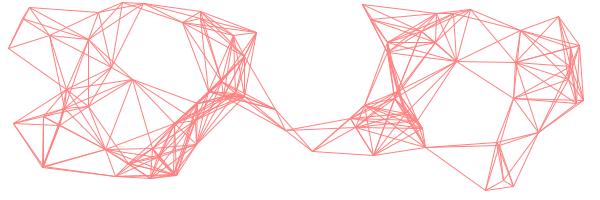
Frame 1 (no input)
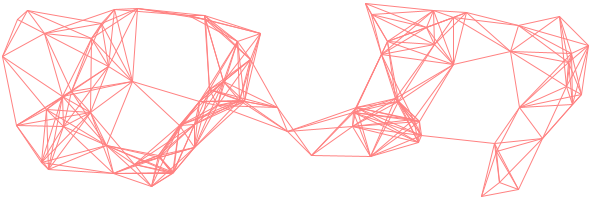
Frame 60 (the mouse pressed at the canvas centre just before this capture)
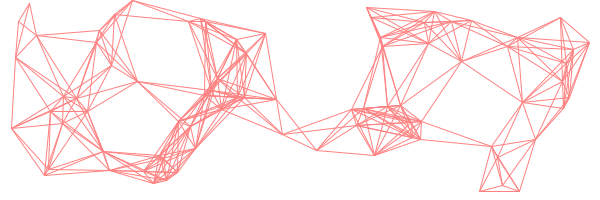
Frame 120 (the mouse held since frame 60 and released just before this capture)

The Processing sketch that drew these frames (run headless with seeded random() and noise(); from frame 60 on, the mouse is pressed at the canvas centre):

// Processing sketch: ola_paris
// ── ola_paris.pde
float[][] ponto = new float[80][2];
void setup() {
  size(600, 200);

  for (int i = 0; i < ponto.length; i++) {
    ponto[i][0] = random(width);
    ponto[i][1] = random(height);
  }

  stroke(#FF8181);
}
void draw() {
  background(255);
  for (int i = 0; i < ponto.length; i++) {
    ponto[i][0] += random(-1, 1);
    ponto[i][1] += random(-1, 1);

    ponto[i][0] = constrain(ponto[i][0], 0, width);
    ponto[i][1] = constrain(ponto[i][1], 0, height);

    for (int x = i; x >= 0; x--) {
      if (dist(ponto[i][0], ponto[i][1], ponto[x][0], ponto[x][1]) <= 75) line(ponto[i][0], ponto[i][1], ponto[x][0], ponto[x][1]);
    }
  }
}
